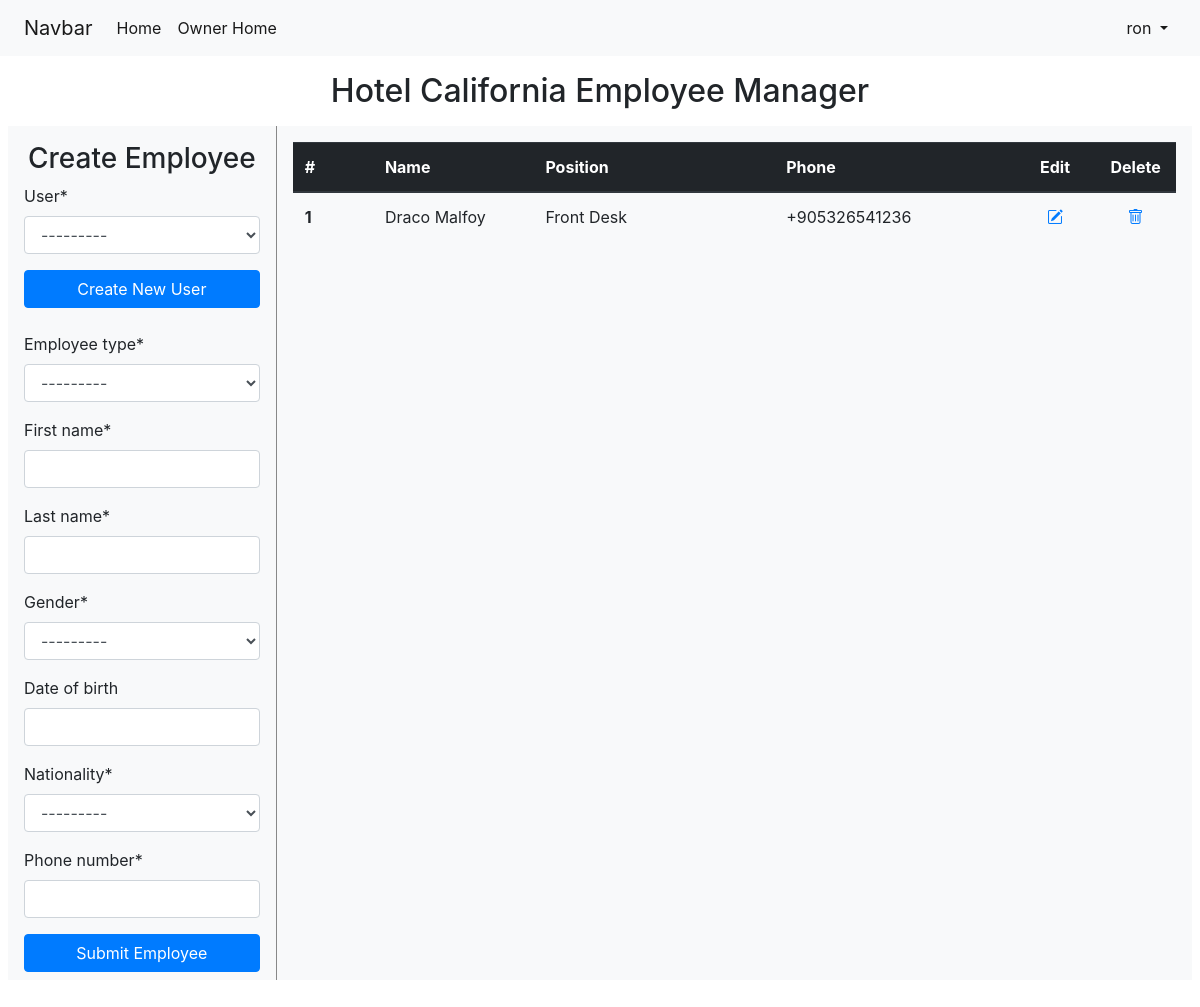
/manager/2/employee_manager (signed in), run on the app's committed database.
### main/models.py (models this page shows, shortened)
class User(AbstractUser):
    def is_owner(self):
        return hasattr(self, 'owner')

### manager/models.py (models this page shows, shortened)
class Hotel(models.Model):
    owners = models.ManyToManyField(Owner)
    name = models.CharField(max_length=128)
    country = models.ForeignKey('main.Country', on_delete=models.SET_NULL, null=True, related_name='hotels')
    state = models.CharField(max_length=32, null=True, blank=True)
    city = models.CharField(max_length=32)
    address_line_1 = models.CharField(max_length=64)
    address_line_2 = models.CharField(max_length=64, null=True, blank=True)
    zipcode = models.CharField(max_length=16)
    email = models.EmailField(max_length=256)
    phone_number = PhoneNumberField()

class HotelUser(models.Model):
    user = models.ForeignKey('main.User', on_delete=models.CASCADE)
    hotel = models.ForeignKey(Hotel, on_delete=models.CASCADE)
    def __str__(self):
        return self.user.username

class Employee(models.Model):
    employee_type_choices = [
        ('FR', 'Front Desk'),
        ('MD', 'Maid'),
        ('EN', 'Engineer'),
        ('KT', 'Kitchen'),
        ('RS', 'Restaurant'),
        ('MA', 'Maintenance'),
        ('HR', 'Human Resources'),
        ('MN', 'Manager'),
    ]
    gender_choices = [
        ('M', 'Male'),
        ('F', 'Female'),
    ]
    id_type_choices = [
        ('I', 'Id card'),
        ('P', 'passport'),
    ]
    user = models.ForeignKey(HotelUser, on_delete=models.CASCADE)
    employee_type = models.CharField(max_length=2, choices=employee_type_choices)
    first_name = models.CharField(max_length=32)
    last_name = models.CharField(max_length=32)
    gender = models.CharField(max_length=1, choices=gender_choices)
    date_of_birth = models.DateField(null=True, blank=True)
    nationality = models.ForeignKey('main.Country', on_delete=models.SET_NULL, null=True)
    phone_number = PhoneNumberField()
    @property
    def full_name(self):
        return f"{self.first_name} {self.last_name}"

### manager/views.py (the view)
# urls.py: path('<int:hotel_id>/employee_manager', views.EmployeeManagerView.as_view(), name='employee_manager'),
class EmployeeManagerView(HotelOwnerMixin, CreateView):
    form_class = CreateEmployeeForm
    template_name = 'manager/employee_manager.html'
    def setup(self, request, *args, **kwargs):
        hotel_id = kwargs['hotel_id']
        self.hotel = Hotel.objects.get(id=hotel_id)
        self.success_url = reverse('manager:employee_manager', kwargs={'hotel_id':hotel_id})
        return super().setup(request, *args, **kwargs)
    def get_context_data(self, **kwargs):
        employees = Employee.objects.filter(user__hotel=self.hotel)
        extra_context = {
            'employees': employees,
            'create': True,
            'hotel': self.hotel,
        }
        kwargs.update(extra_context)
        return super().get_context_data(**kwargs)
    def get_form_kwargs(self):
        kwargs = super().get_form_kwargs()
        kwargs.update({'hotel':self.hotel})
        return kwargs

### manager/forms.py
class CreateEmployeeForm(forms.ModelForm):
    def __init__(self, hotel, *args, **kwargs):
        super().__init__(*args, **kwargs)
        self.fields['user'].queryset = HotelUser.objects.filter(hotel=hotel)
    class Meta:
        model = Employee
        exclude = []
        widgets = {
            'user': forms.Select(attrs={'class': 'form-control', 'id': 'user-field'}),
            'employee_type': forms.Select(attrs={'class': 'form-control'}),
            'first_name': forms.TextInput(attrs={'class': 'form-control'}),
            'last_name': forms.TextInput(attrs={'class': 'form-control'}),
            'gender': forms.Select(attrs={'class': 'form-control'}),
            'date_of_birth': forms.DateInput(attrs={'class': 'form-control'}),
            'nationality': forms.Select(attrs={'class': 'form-control'}),
            'phone_number': forms.TextInput(attrs={'class': 'form-control'}),
        }

### main/models.py (called while the page is built)
    def __str__(self):
        return self.name

### manager/mixins.py (called while the page is built)
    def dispatch(self, request, *args, **kwargs):
        if not request.user.is_authenticated:
            return self.handle_no_permission()
        if not hasattr(request.user, 'owner'):
            return HttpResponseRedirect(reverse('main:index'))
        id = kwargs['hotel_id']
        hotel = Hotel.objects.get(id=id)
        if not hotel in request.user.owner.hotel_set.all():
            raise PermissionDenied
        return super().dispatch(request, *args, **kwargs)

### manager/templates/manager/employee_manager.html (shortened to what this page needs)
{% extends 'main/layout.html'  %}
{% load static %}
<!-- {% block style %}
    <link rel="stylesheet" href="{% static 'manager/floor_manager.css' %}">
{% endblock %} -->
{% block body %}
{% load crispy_forms_tags %}
<h2 class="text-center m-3" id="main_title">{{hotel.name}} Employee Manager</h2>
<div class="d-flex  justify-content-center mb-5 mx-2">
    {% if create %}
        <div class=" bg-light py-2" style="border-right: 1px solid #888; width: 350px;">
            <div class="text-center my-2" ><h3>Create Employee</h3></div>
            <form action="{% url 'manager:employee_manager' hotel.id %}" id="create-form" method="post" class="px-3 ">
                {% for field in form %}
                    {{ field|as_crispy_field }}
                    {% if field == form.user %}
                        <a href="{% url 'manager:hotel_user' hotel.id %}" class="btn btn-primary btn-block mb-4">Create New User</a>
                    {% endif %}
                {% endfor %}
                <input class="btn btn-primary btn-block" type="submit" value="Submit Employee">
            </form>
        </div>
    {% endif %}
    {% if not employees %}
        <div class="bg-light w-75 p-3">
            <div class="alert alert-warning" role="alert">
                No employees available.
            </div>
        </div>
    {% else %}
        {% include 'manager/table_employees.html' with employees=employees hotel=hotel %}
    {% endif %}
</div>
{% endblock %}

### main/templates/main/layout.html (shortened to what this page needs)
<!doctype html>
<html lang="en">
  <head>
    <link rel="stylesheet" href="https://maxcdn.bootstrapcdn.com/bootstrap/4.0.0/css/bootstrap.min.css">
    <link rel="stylesheet" href="https://cdn.jsdelivr.net/npm/bootstrap-icons@1.8.1/font/bootstrap-icons.css">
    {% block style %}
    {% endblock %}
  </head>
  <body>
    <nav class="navbar navbar-expand-lg navbar-light bg-light px-4">
        <a class="navbar-brand" href="#">Navbar</a>
        <div class="collapse navbar-collapse" id="navbarSupportedContent">
          <ul class="navbar-nav mr-auto">
            <li class="nav-item active">
              <a class="nav-link" href="{% url 'main:index' %}">Home <span class="sr-only">(current)</span></a>
            </li>
            {% if user.is_authenticated %}
              {% if user.is_owner %}
                <li class="nav-item active">
                  <a class="nav-link" href="{% url 'manager:index' %}">Owner Home</a>
                </li>
              {% else %}
                <li class="nav-item active">
                  <a class="nav-link" href="{% url 'manager:register' %}">Register Owner</a>
                </li>
              {% endif %}
            {% else %}
              <li class="nav-item active">
                <a class="nav-link" href="{% url 'main:register' %}">Register</a>
              </li>
            {% endif %}
          </ul>
          <span>
            <ul class="navbar-nav mr-auto">
              {% if user.is_authenticated %}
                <li class="nav-item active dropdown">
                  <a class="nav-link dropdown-toggle" href="#" id="navbarDropdown" role="button" data-toggle="dropdown" aria-haspopup="true" aria-expanded="false">
                    {{user.username}}
                  </a>
                </li>
              {% else %}
                <li class="nav-item active">
                  <a class="nav-link" href="{% url 'main:login' %}">Login</a>
                </li>
              {% endif %}
            </ul>
          </span>
        </div>
    </nav>
    {% block body %}
    {% endblock %}
  </body>
</html>

### manager/templates/manager/table_employees.html
{% load static %}
<div class="container-fluid bg-light w-100 p-3 animate-table" id="employee_table_div">
    <table class="table">
        <thead class="thead-dark">
        <tr>
            <th class="align-middle col-md-1" scope="col">#</th>
            <th class="align-middle col-md-2" scope="col">Name</th>
            <th class="align-middle col-md-3" scope="col">Position</th>
            <th class="align-middle col-md-3" scope="col">Phone</th>
            <th class="align-middle text-center col-md-1" scope="col">Edit</th>
            <th class="align-middle text-center col-md-1" scope="col">Delete</th>
        </tr>
        </thead>
        <tbody>
            {% for employee in employees %}
                <tr>
                    <th scope="row">{{forloop.counter}}</th>
                    <td>{{ employee.full_name }}</td>
                    <td>{{ employee.get_employee_type_display }}</td>
                    <td>{{ employee.phone_number }}</td>
                    <td style="text-align: center;" class="align-middle">
                        <a href="{% url 'manager:employee_edit' hotel_id=hotel.id pk=employee.id %}"><i class="bi bi-pencil-square"></i></a>
                    </td>
                    <td style="text-align: center;" class="align-middle">
                        <a href="javascript:void(0);">
                            <i data-employee="{{employee.id}}"
                                class="bi bi-trash"
                                hx-post="employee_manager/del/{{employee.id}}"
                                hx-target="#employee_table_div"
                                hx-trigger="confirmed"
                                hx-swap="outerHTML swap:100ms"
                                _="on click call Swal.fire({title: 'Confirm', text: 'Do you want to delete this employee?'}) if result.isConfirmed trigger confirmed"></i>
                        </a>
                    </td>
                </tr>
            {% endfor %}
        </tbody>
    </table>
</div>

### manager/static/manager/floor_manager.css (style rules this page uses)
.animate-table { opacity: 1; transition: opacity 300ms ease-out; }

### data on the page
User: username "ron"
Hotel: name "Hotel California"
HotelUser: form "---------"
Employee: full_name "Draco Malfoy", employee_type "Front Desk", phone_number "+905326541236"
